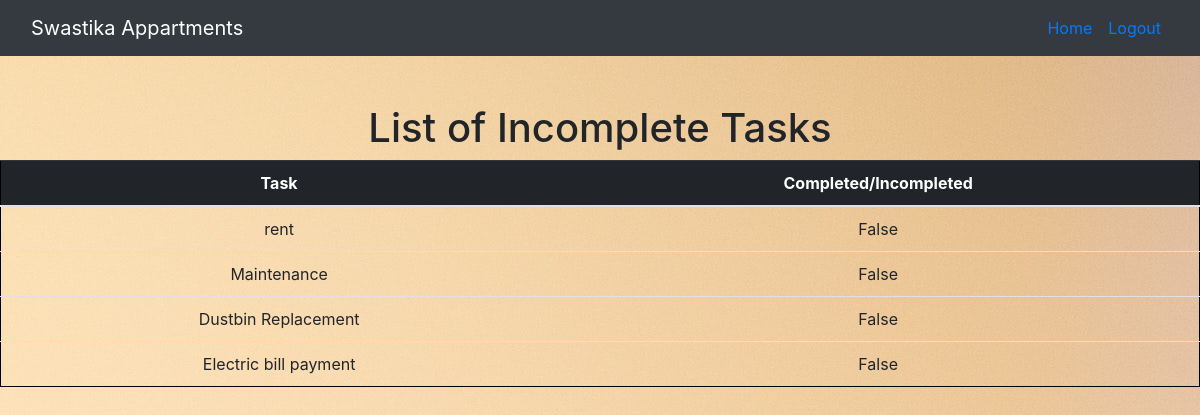
/todo (signed in), run on the app's committed database.
### website/models.py (models this page shows)
class To_do(db.Model,UserMixin):
    user_id = db.Column(db.Integer,primary_key=True)
    email = db.Column(db.String(20),unique=True)
    rent=db.Column(db.Boolean,default=False,nullable=False)
    main=db.Column(db.Boolean,default=False,nullable=False)
    dr=db.Column(db.Boolean,default=False,nullable=False)
    eb=db.Column(db.Boolean,default=False,nullable=False)

### website/auth.py (the view)
@auth.route("/todo")
def to_do():
    curr_user = current_user.id
    curr_email = current_user.email
    new = To_do.query.filter_by(email = curr_email).first()
    print(curr_user)
    print(new.user_id)
    return render_template("to_do.html",val=new)

### website/templates/to_do.html (shortened to what this page needs)
<html lang="en">
<head>
    <link rel="stylesheet" href="https://cdn.jsdelivr.net/npm/bootstrap@4.0.0/dist/css/bootstrap.min.css">
    <link rel="stylesheet" href="{{url_for('static',filename='style_tenet.css')}}">
</head>
<body>
    <nav class="navbar navbar-expand-sm bg-dark">
        <div class="container-fluid">
          <li class="navbar-brand" style="color: white;">Swastika Appartments</li>
          <ul class="navbar-nav ml-auto">
            <li class="nav-item">
                <a class="nav-link" href="/tenent">Home</a>
            </li>
            <li class="nav-item">
              <a class="nav-link" href="/logout">Logout</a>
            </li>
          </ul>
        </div>
      </nav>
      <br><br>
      <h1 style="text-align: center">List of Incomplete Tasks</h1>
      <div>
        <table class="table">
          <thead class="table-dark">
            <tr>
              <th>Task</th>
              <th>Completed/Incompleted</th>
            </tr>
          </thead>
          <tbody>
            <tr>
                <td>rent</td>
                <td>{{ val.rent }}</td>
            </tr>
            <tr>
                <td>Maintenance</td>
                <td>{{ val.main }}</td>
            </tr>
            <tr>
                <td>Dustbin Replacement</td>
                <td>{{ val.dr }}</td>
            </tr>
            <tr>
                <td>Electric bill payment</td>
                <td>{{ val.eb }}</td>
            </tr>
          </tbody>
        </table>
    </div>

### website/static/style_tenet.css (style rules this page uses)
body { background-color: #D6E4E5; background-image: url("bg-1.jpg"); }
table { border: 1px solid; border-color: black; padding-left: 50px; padding-right: 50px; }
tr,td { text-align: center; }

### data on the page
To_do: rent "False", main "False", dr "False", eb "False"
